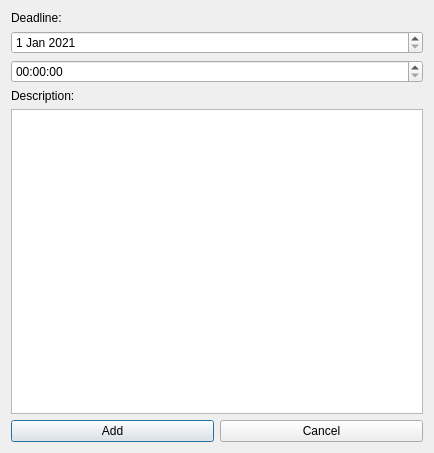
<?xml version="1.0" encoding="UTF-8"?>
<ui version="4.0">
 <class>AddTaskWindow</class>
 <widget class="QDialog" name="AddTaskWindow">
  <property name="geometry">
   <rect>
    <x>0</x>
    <y>0</y>
    <width>434</width>
    <height>453</height>
   </rect>
  </property>
  <property name="windowTitle">
   <string>Dialog</string>
  </property>
  <layout class="QVBoxLayout" name="verticalLayout_2">
   <item>
    <layout class="QVBoxLayout" name="verticalLayout">
     <item>
      <widget class="QLabel" name="deadline_lbl">
       <property name="text">
        <string>Deadline:</string>
       </property>
      </widget>
     </item>
     <item>
      <widget class="QDateEdit" name="date_edit">
       <property name="dateTime">
        <datetime>
         <hour>0</hour>
         <minute>0</minute>
         <second>0</second>
         <year>2021</year>
         <month>1</month>
         <day>1</day>
        </datetime>
       </property>
      </widget>
     </item>
     <item>
      <widget class="QTimeEdit" name="time_editor"/>
     </item>
     <item>
      <widget class="QLabel" name="descript_lbl">
       <property name="text">
        <string>Description:</string>
       </property>
      </widget>
     </item>
     <item>
      <widget class="QTextEdit" name="description_editor"/>
     </item>
     <item>
      <layout class="QHBoxLayout" name="horizontalLayout">
       <item>
        <widget class="QPushButton" name="add_btn">
         <property name="text">
          <string>Add</string>
         </property>
        </widget>
       </item>
       <item>
        <widget class="QPushButton" name="cancel_btn">
         <property name="text">
          <string>Cancel</string>
         </property>
        </widget>
       </item>
      </layout>
     </item>
    </layout>
   </item>
  </layout>
 </widget>
 <resources/>
 <connections>
  <connection>
   <sender>cancel_btn</sender>
   <signal>clicked()</signal>
   <receiver>AddTaskWindow</receiver>
   <slot>reject()</slot>
   <hints>
    <hint type="sourcelabel">
     <x>297</x>
     <y>430</y>
    </hint>
    <hint type="destinationlabel">
     <x>429</x>
     <y>390</y>
    </hint>
   </hints>
  </connection>
 </connections>
</ui>
